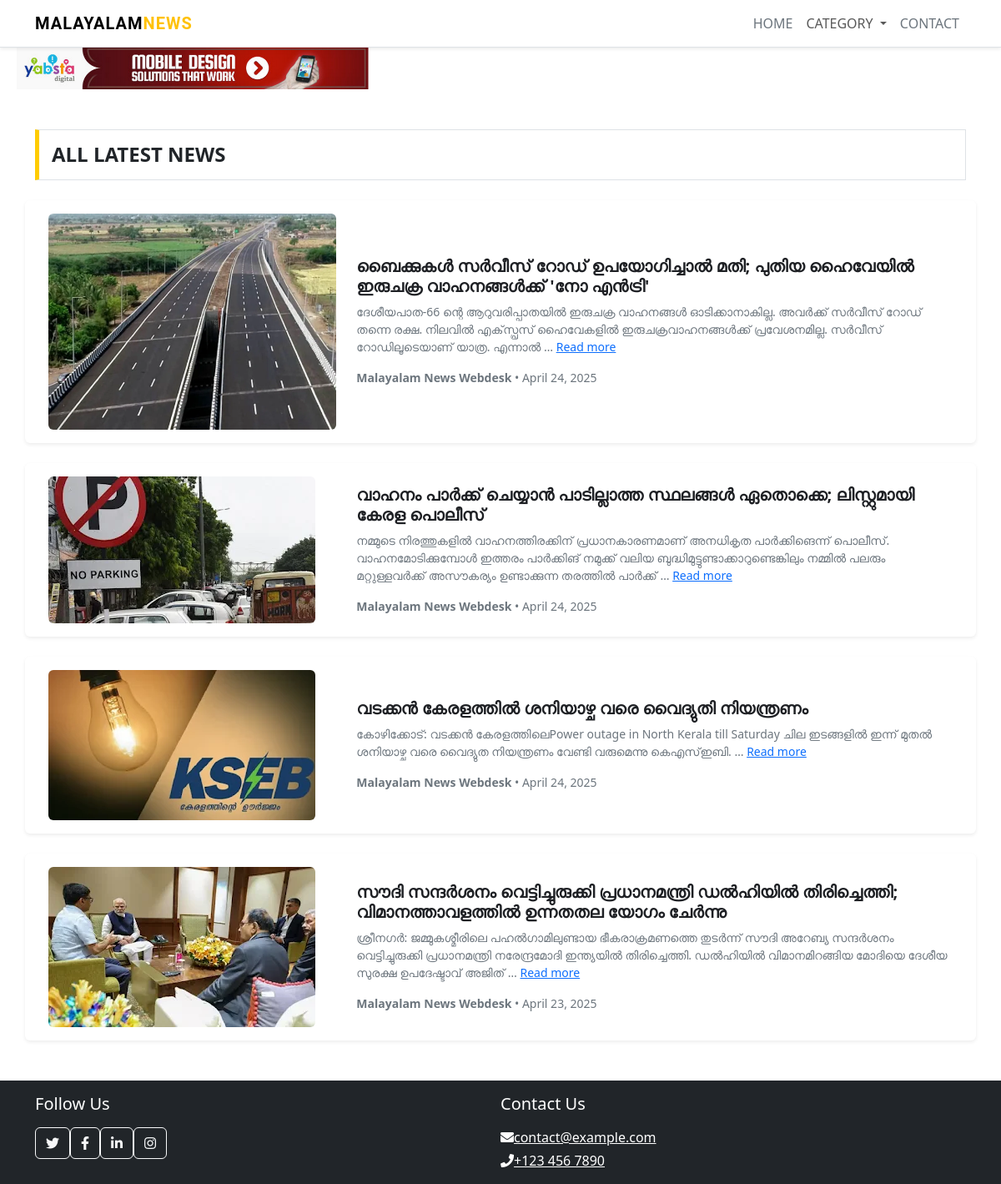
The page /news/latest/ on the database its author committed.
### newsapp/models.py (models this page shows, shortened)
class Advertisement(models.Model):
    image = models.ImageField(upload_to='advertisements/')
    link = models.URLField()

class News(models.Model):
    title = models.CharField(max_length=255)
    image = models.ImageField(upload_to='news_images/')
    content = models.TextField()
    category = models.ForeignKey(Category, on_delete=models.CASCADE, null=True, blank=True)  # category can be optional
    created_at = models.DateTimeField(auto_now_add=True)
    updated_at = models.DateTimeField(auto_now=True)
    is_headline = models.BooleanField(default=False)
    is_latest = models.BooleanField(default=False)

### newsapp/views.py (the view)
# urls.py: path('news/latest/', views.view_all_latest_news, name='view_all_latest_news'),
def view_all_latest_news(request):
    all_latest_news = News.objects.filter(is_latest=True).order_by('-created_at')
    ads = Advertisement.objects.all()
    return render(request, 'all_latest_news.html', {
        'all_latest_news': all_latest_news,
        'advertisement': ads,
    })

### newsapp/templates/all_latest_news.html (shortened to what this page needs)
{% load static %}
<!DOCTYPE html>
<html lang="en">
<head>
    <link href="https://cdn.jsdelivr.net/npm/bootstrap@5.3.0-alpha1/dist/css/bootstrap.min.css" rel="stylesheet">
    <link href="https://cdnjs.cloudflare.com/ajax/libs/font-awesome/5.15.0/css/all.min.css" rel="stylesheet">
    <link href="{% static 'lib/owlcarousel/assets/owl.carousel.min.css' %}" rel="stylesheet">
    <link href="{% static 'css/style.css' %}" rel="stylesheet">
</head>
<body>
<nav class="navbar navbar-expand-lg navbar-light bg-white border-bottom shadow-sm">
    <div class="container">
        <a class="navbar-brand fw-bold text-uppercase" href="/" style="letter-spacing: 1px; font-family: 'Roboto', sans-serif;">
            MALAYALAM<span style="color: #ffc107;">NEWS</span>
        </a>
        <div class="collapse navbar-collapse justify-content-end" id="navbarNav">
            <ul class="navbar-nav">
                <li class="nav-item">
                    <a class="nav-link text-uppercase text-secondary fw-light" href="/">Home</a>
                </li>
                <li class="nav-item dropdown">
                    <a class="nav-link dropdown-toggle" href="#" id="newsDropdown" role="button" data-bs-toggle="dropdown" aria-expanded="false">
                        CATEGORY
                    </a>
                </li>
                <li class="nav-item">
                    <a class="nav-link text-uppercase text-secondary fw-light" href="#">Contact</a>
                </li>
            </ul>
        </div>
    </div>
</nav>
{% if advertisement %}
<div class="ad-banner d-inline-block">
  {% for ad in advertisement %}
  <a href="{{ ad.link }}" target="_blank">
    <img src="{{ ad.image.url }}" alt="Advertisement" class="img-fluid" style="max-height: 50px;">
  </a>
  {% endfor %}
</div>
{% endif %}
<div class="container my-5">
    <h4 class="section-title text-uppercase font-weight-bold mb-4 text-center">All Latest News</h4>
    {% for news in all_latest_news %}
    <div class="row align-items-center mb-4 p-3 shadow-sm rounded" style="background-color: white;">
        <div class="col-md-4">
            <img src="{{ news.image.url }}" alt="{{ news.title }}" class="img-fluid rounded">
        </div>
        <div class="col-md-8">
            <h5 class="text-dark mb-2 fw-bold">
                <a href="{% url 'news_detail' news.id %}" class="text-decoration-none text-dark">
                    {{ news.title }}
                </a>
            </h5>
            <p class="text-muted small">
                {{ news.content|truncatewords:20 }}
                <a href="{% url 'news_detail' news.id %}" class="text-primary">Read more</a>
            </p>
            <p class="mb-0 text-secondary small">
                <strong>Malayalam News Webdesk</strong> • {{ news.created_at|date:"F d, Y" }}
            </p>
        </div>
    </div>
    {% empty %}
        <p class="text-center">No latest news available.</p>
    {% endfor %}
</div>
<nav class="navbar navbar-expand navbar-dark bg-dark py-3">
    <div class="container">
        <div class="row w-100">
            <div class="col-md-6">
                <h5 class="text-white mb-3">Follow Us</h5>
                <div class="d-flex">
                    <a class="btn btn-outline-light btn-social mr-2" href="#"><i class="fab fa-twitter"></i></a>
                    <a class="btn btn-outline-light btn-social mr-2" href="#"><i class="fab fa-facebook-f"></i></a>
                    <a class="btn btn-outline-light btn-social mr-2" href="#"><i class="fab fa-linkedin-in"></i></a>
                    <a class="btn btn-outline-light btn-social" href="#"><i class="fab fa-instagram"></i></a>
                </div>
            </div>
            <div class="col-md-6 mt-3 mt-md-0">
                <h5 class="text-white mb-3">Contact Us</h5>
                <div class="d-flex flex-column">
                    <a href="mailto:contact@example.com" class="text-white mb-1"><i class="fa fa-envelope mr-2"></i>contact@example.com</a>
                    <a href="tel:+1234567890" class="text-white"><i class="fa fa-phone mr-2"></i>+123 456 7890</a>
                </div>
            </div>
        </div>
    </div>
</nav>
</body>
</html>

### newsapp/static/css/style.css (style rules this page uses)
.text-dark { color: #1E2024 !important; }
.text-muted { color: #6c757d !important; }
.text-decoration-none { text-decoration: none !important; }
.font-weight-bold { font-weight: 700 !important; }
.section-title { margin-bottom: 15px; padding: 15px; display: flex; align-items: center; justify-content: space-between; background: #FFFFFF; border: 1px solid #dee2e6; border-left: 5px solid #FFCC00; }
.ad-banner { margin-left: 20px; }
.ad-banner img { max-height: 50px; width: auto; }

### rows shown on the page
Advertisement: image (picture)
News: image (picture), title "ബൈക്കുകള്‍ സര്‍വീസ് റോഡ് ഉപയോഗിച്ചാല്‍ മതി; പുതിയ ഹൈവേയില്‍ ഇരുചക്ര വാഹനങ്ങള്‍ക്ക് 'നോ എന്‍ട്രി'", content "ദേശീയപാത-66 ന്റെ ആറുവരിപ്പാതയില്‍ ഇരുചക്ര വാഹനങ്ങള്‍ ഓടിക്കാനാകില്ല. അവര്‍ക്ക് സര്‍വീസ് റോഡ് തന്നെ രക്ഷ. നിലവില്‍ എക്‌സ്പ്രസ് ഹൈവേകളില്‍ ഇരുചക്രവാഹനങ്ങള്‍ക്ക് പ്രവേശനമില്ല. സര്‍വീസ് റോഡിലൂടെയാണ് യാത്ര. എന്നാല്‍ …", created_at "April 24, 2025"
News: image (picture), title "വാഹനം പാർക്ക് ചെയ്യാൻ പാടില്ലാത്ത സ്ഥലങ്ങൾ ഏതൊക്കെ; ലിസ്റ്റുമായി കേരള പൊലീസ്", content "നമ്മുടെ നിരത്തുകളില്‍ വാഹനത്തിരക്കിന് പ്രധാനകാരണമാണ് അനധികൃത പാര്‍ക്കിങെന്ന് പൊലീസ്. വാഹനമോടിക്കുമ്പോള്‍ ഇത്തരം പാര്‍ക്കിങ് നമുക്ക് വലിയ ബുദ്ധിമുട്ടുണ്ടാക്കാറുണ്ടെങ്കിലും നമ്മില്‍ പലരും മറ്റുള്ളവര്‍ക്ക് അസൗകര്യം ഉണ്ടാക്കുന്ന തരത്തില്‍ പാര്‍ക്ക് …", created_at "April 24, 2025"
News: image (picture), title "വടക്കൻ കേരളത്തിൽ ശനിയാഴ്ച വരെ വൈദ്യുതി നിയന്ത്രണം", content "കോഴിക്കോട്: വടക്കൻ കേരളത്തിലെPower outage in North Kerala till Saturday ചില ഇടങ്ങളിൽ ഇന്ന് മുതൽ ശനിയാഴ്ച വരെ വൈദ്യുത നിയന്ത്രണം വേണ്ടി വരുമെന്നു കെഎസ്ഇബി. …", created_at "April 24, 2025"
News: image (picture), title "സൗദി സന്ദർശനം വെട്ടിച്ചുരുക്കി പ്രധാനമന്ത്രി ഡൽഹിയിൽ തിരിച്ചെത്തി; വിമാനത്താവളത്തിൽ ഉന്നതതല യോഗം ചേർന്നു", content "ശ്രീനഗർ: ജമ്മുകശ്മീരിലെ പഹൽഗാമിലുണ്ടായ ഭീകരാക്രമണത്തെ തുടർന്ന് സൗദി അറേബ്യ സന്ദർശനം വെട്ടിച്ചുരുക്കി പ്രധാനമന്ത്രി നരേന്ദ്രമോദി ഇന്ത്യയിൽ തിരിച്ചെത്തി. ഡൽഹിയിൽ വിമാനമിറങ്ങിയ മോദിയെ ദേശീയ സുരക്ഷ ഉപദേഷ്ടാവ് അജിത് …", created_at "April 23, 2025"
